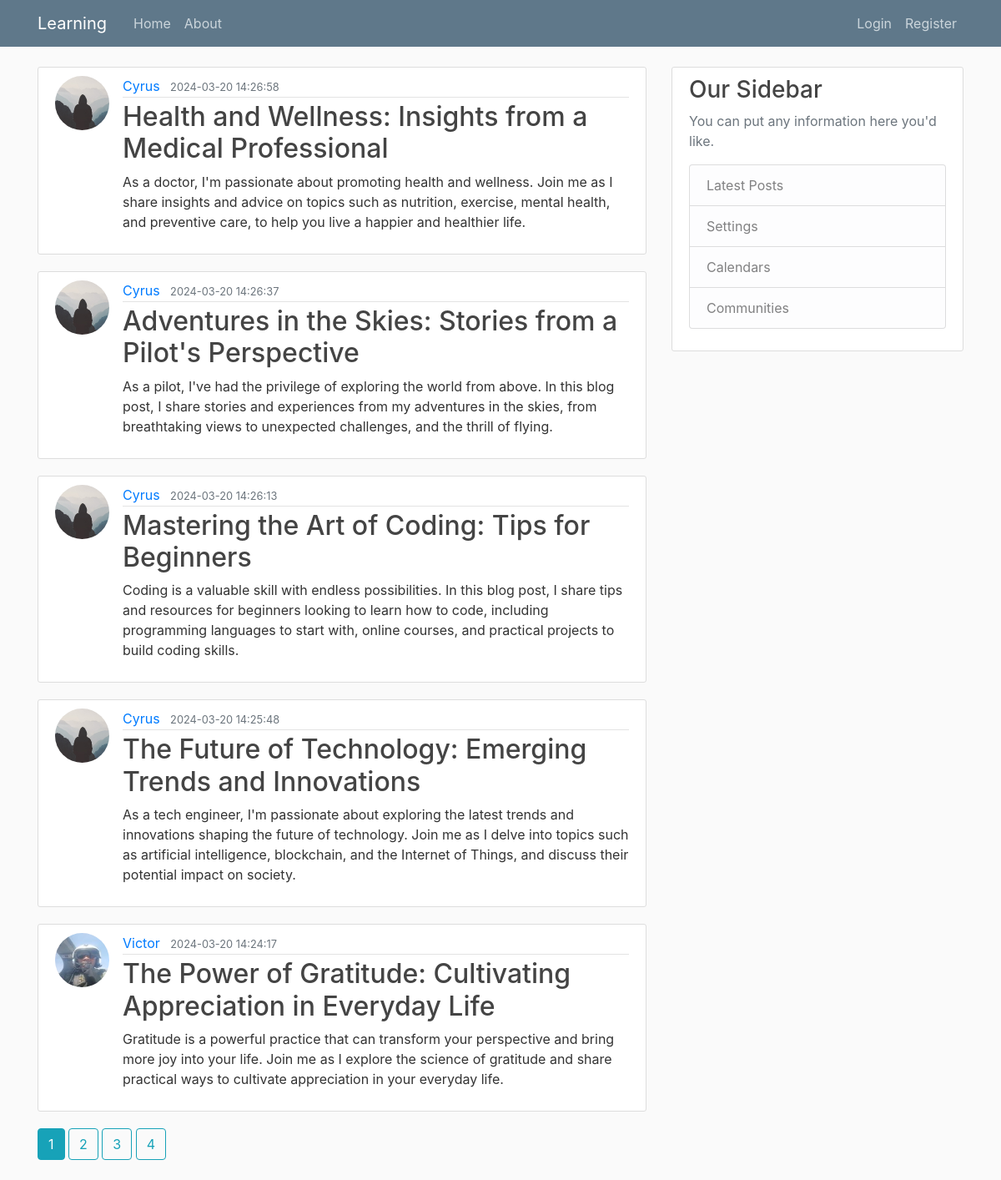
The page /home on the database its author committed.
### flaskblog/models.py (models this page shows, shortened)
class Post(db.Model):
    id = db.Column(db.Integer, primary_key=True)
    title = db.Column(db.String(100), nullable=False)
    date_posted = db.Column(db.DateTime, nullable=False, default=datetime.utcnow)
    content = db.Column(db.Text, nullable=False)
    user_id = db.Column(db.Integer, db.ForeignKey('user.id'), nullable=False)

class User(db.Model, UserMixin):
    id = db.Column(db.Integer, primary_key=True)
    username = db.Column(db.String(20), unique=True, nullable=False)
    email = db.Column(db.String(120), unique=True, nullable=False)
    image_file = db.Column(db.String(20), nullable=False, default='default.jpg')
    password = db.Column(db.String(60), nullable=False)
    posts = db.relationship('Post', backref='author', lazy=True)

### flaskblog/routes.py (the view)
@app.route("/")
@app.route("/home")
def home():
    page = request.args.get('page', 1, type=int)
    posts = Post.query.order_by(Post.date_posted.desc()).paginate(page=page, per_page=5)
    return render_template('home.html', posts=posts)

### flaskblog/templates/home.html
{% extends "layout.html" %}
{% block content %}
    {% for post in posts.items %}
        <article class="media content-section">
		<img class="rounded-circle article-img" src="{{ url_for('static', filename='profile_pics/' + post.author.image_file) }}">
          <div class="media-body">
            <div class="article-metadata">
		    <a class="mr-2" href="{{ url_for('user_posts', username=post.author.username) }}">{{ post.author.username }}</a>
              <small class="text-muted">{{ post.date_posted.strftime('%Y-%m-%d %H:%M:%S') }}</small>
            </div>
	     <h2><a class="article-title" href="{{ url_for('post', post_id=post.id) }}">{{ post.title }}</a></h2>
            <p class="article-content">{{ post.content }}</p>
          </div>
        </article>
    {% endfor %}
    {% for page_num in posts.iter_pages(left_edge=1, right_edge=1, left_current=1, right_current=2) %}
    {% if page_num %}
    {% if posts.page == page_num %}
    <a class="btn btn-info mb-4" href="{{ url_for('home', page=page_num) }}">{{ page_num }}</a>
    {% else %}
    <a class="btn btn-outline-info mb-4" href="{{ url_for('home', page=page_num) }}">{{ page_num }}</a>
    {% endif %}
    {% else %}
    ...
    {% endif %}
    {% endfor %}
{% endblock content %}

### flaskblog/templates/layout.html (shortened to what this page needs)
<!DOCTYPE html>
<html>
<head>
    <link rel="stylesheet" href="https://maxcdn.bootstrapcdn.com/bootstrap/4.0.0/css/bootstrap.min.css">
    <link rel="stylesheet" type="text/css" href="{{ url_for('static', filename='main.css') }}">
</head>
<body>
    <header class="site-header">
      <nav class="navbar navbar-expand-md navbar-dark bg-steel fixed-top">
        <div class="container">
          <a class="navbar-brand mr-4" href="/">Learning</a>
          <div class="collapse navbar-collapse" id="navbarToggle">
            <div class="navbar-nav mr-auto">
              <a class="nav-item nav-link" href="{{ url_for('home') }}">Home</a>
              <a class="nav-item nav-link" href="{{ url_for('about') }}">About</a>
            </div>
            <div class="navbar-nav">
	      {% if current_user.is_authenticated %}
	        <a class="nav-item nav-link" href="{{ url_for('new_post') }}">New Post</a>
	        <a class="nav-item nav-link" href="{{ url_for('logout') }}">Logout</a>
	      	<a class="nav-item nav-link" href="{{ url_for('account') }}">Profile</a>
	      {% else %}
              	<a class="nav-item nav-link" href="{{ url_for('login') }}">Login</a>
              	<a class="nav-item nav-link" href="{{ url_for('register') }}">Register</a>
	      {% endif %}
            </div>
          </div>
        </div>
      </nav>
    </header>
    <main role="main" class="container">
      <div class="row">
        <div class="col-md-8">
          {% block content %}{% endblock %}
        </div>
        <div class="col-md-4">
          <div class="content-section">
            <h3>Our Sidebar</h3>
            <p class='text-muted'>You can put any information here you'd like.
              <ul class="list-group">
                <li class="list-group-item list-group-item-light">Latest Posts</li>
                <li class="list-group-item list-group-item-light">Settings</li>
                <li class="list-group-item list-group-item-light">Calendars</li>
                <li class="list-group-item list-group-item-light">Communities</li>
              </ul>
            </p>
          </div>
        </div>
      </div>
    </main>
</body>
</html>

### flaskblog/static/main.css (style rules this page uses)
body { background: #fafafa; color: #333333; margin-top: 5rem; }
h1, h2, h3, h4, h5, h6 { color: #444444; }
.bg-steel { background-color: #5f788a; }
.site-header .navbar-nav .nav-link { color: #cbd5db; }
.content-section { background: #ffffff; padding: 10px 20px; border: 1px solid #dddddd; border-radius: 3px; margin-bottom: 20px; }
.article-title { color: #444444; }
.article-content { white-space: pre-line; }
.article-img { height: 65px; width: 65px; margin-right: 16px; }
.article-metadata { padding-bottom: 1px; margin-bottom: 4px; border-bottom: 1px solid #e3e3e3 }

### rows shown on the page
Post: image_file (placeholder picture), author.username "Cyrus", date_posted "2024-03-20 14:26:58", title "Health and Wellness: Insights from a Medical Professional", content "As a doctor, I'm passionate about promoting health and wellness. Join me as I share insights and advice on topics such as nutrition, exercise, mental health, and preventive care, to help you live a happier and healthier life."
Post: image_file (placeholder picture), author.username "Cyrus", date_posted "2024-03-20 14:26:37", title "Adventures in the Skies: Stories from a Pilot's Perspective", content "As a pilot, I've had the privilege of exploring the world from above. In this blog post, I share stories and experiences from my adventures in the skies, from breathtaking views to unexpected challenges, and the thrill of flying."
Post: image_file (placeholder picture), author.username "Cyrus", date_posted "2024-03-20 14:26:13", title "Mastering the Art of Coding: Tips for Beginners", content "Coding is a valuable skill with endless possibilities. In this blog post, I share tips and resources for beginners looking to learn how to code, including programming languages to start with, online courses, and practical projects to build coding skills."
Post: image_file (placeholder picture), author.username "Cyrus", date_posted "2024-03-20 14:25:48", title "The Future of Technology: Emerging Trends and Innovations", content "As a tech engineer, I'm passionate about exploring the latest trends and innovations shaping the future of technology. Join me as I delve into topics such as artificial intelligence, blockchain, and the Internet of Things, and discuss their potential impact on society."
Post: image_file (picture), author.username "Victor", date_posted "2024-03-20 14:24:17", title "The Power of Gratitude: Cultivating Appreciation in Everyday Life", content "Gratitude is a powerful practice that can transform your perspective and bring more joy into your life. Join me as I explore the science of gratitude and share practical ways to cultivate appreciation in your everyday life."

### other values the page prints
{{ page_num }} "1"
{{ page_num }} "2" "3" "4"
